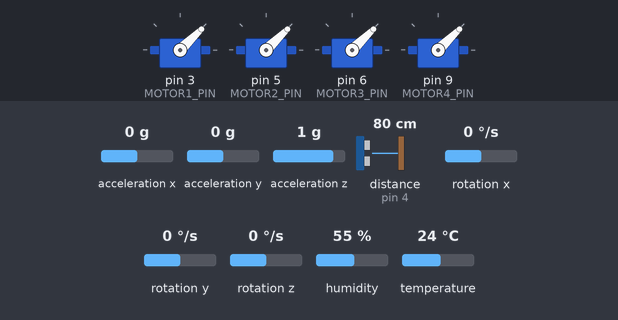
Bench run of a sketch on a simulated Arduino Uno, built with avr-gcc and run on an emulated ATmega328P. Parts: 4 × servo. Wiring (inferred from the names in the program): ultrasonic range finder: trigger pin 13; echo pin 4. The inputs (shaded band) are chosen by the test bench; at power-on: acceleration x 0 g, acceleration y 0 g, acceleration z 1 g, distance to the obstacle (sensor on pin 4) 80 cm, rotation x 0 °/s, rotation y 0 °/s, rotation z 0 °/s, humidity 55 %, temperature 24 °C. The echo pulse lasts 58.3 µs per cm; what the sketch prints to the serial monitor is not drawn.

Above: at 5.2 s.
5.3 s: acceleration x set to -1.4 g
At 6.5 s:
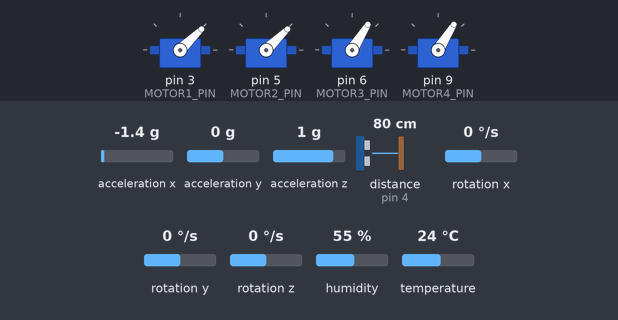
6.8 s: acceleration y set to -0.2 g
At 7.4 s:
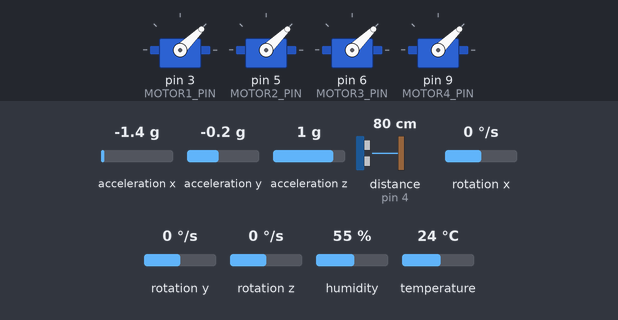
9.0 s: acceleration y set to -0.5 g
Timing chart, 0 to 12.0 s (numbered marks = the images above; inputs shaded):
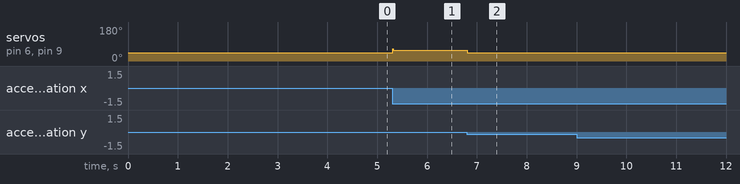

Measured:
- after the input at 5.3 s, servo on pin 6 (MOTOR3_PIN), servo on pin 9 (MOTOR4_PIN): 44° → 58° at once
- after the input at 6.8 s, servo on pin 6 (MOTOR3_PIN), servo on pin 9 (MOTOR4_PIN): 58° → 44° at once
- after the input at 9.0 s, every drawn part: stays the same

The sketch:

dron_kontrolu.ino
```cpp
#include <Wire.h>
#include <MPU6050.h>
#include <Servo.h>
#include <DHT.h>

// ====================
// PIN TƏYİNATLARı
// ====================

// Motor PWM Pinləri
#define MOTOR1_PIN 3   // Front-Left
#define MOTOR2_PIN 5   // Front-Right
#define MOTOR3_PIN 6   // Back-Left
#define MOTOR4_PIN 9   // Back-Right

// RC Qəbuledicisi Pinləri
#define CH1_PIN 8      // Gas (Throttle)
#define CH2_PIN 7      // Sağa-Sola (Yaw)
#define CH3_PIN 12     // İrəli-Geri (Pitch)
#define CH4_PIN 11     // Yuxarı-Aşağı (Roll)

// Sensorlar
#define DHTPIN 2       // İstilik/Rütubət Sensoru
#define DHTTYPE DHT22
#define ULTRASONIC_TRIG 13
#define ULTRASONIC_ECHO 4

// ====================
// OBYEKTLƏRİN YARADILMASI
// ====================

Servo motor1, motor2, motor3, motor4;
MPU6050 mpu;
DHT dht(DHTPIN, DHTTYPE);

// ====================
// DEĞİŞKƏNLƏR
// ====================

// RC Qəbuledicisi Dəyərləri
volatile unsigned long ch1_start, ch2_start, ch3_start, ch4_start;
volatile int ch1_value = 1000; // Gas
volatile int ch2_value = 1500; // Sağa-Sola
volatile int ch3_value = 1500; // İrəli-Geri
volatile int ch4_value = 1500; // Yuxarı-Aşağı

// MPU6050 Dəyərləri
int16_t accelX, accelY, accelZ;
int16_t gyroX, gyroY, gyroZ;
float angleX = 0, angleY = 0, angleZ = 0;

// Hündürlük Sensorunun Dəyərləri
float distance = 0;
unsigned long pulse_time;

// İstilik/Rütubət Sensorunun Dəyərləri
float temperature = 0;
float humidity = 0;

// Motor Hızları
int motor1_speed = 1000;
int motor2_speed = 1000;
int motor3_speed = 1000;
int motor4_speed = 1000;

// Zaman
unsigned long last_time = 0;
unsigned long current_time = 0;

// ====================
// PID Kontrolü
// ====================

struct PID {
  float kp, ki, kd;
  float error, prev_error;
  float integral;
  float output;
};

PID pid_x = {1.5, 0.1, 0.8, 0, 0, 0, 0};   // Roll (X oxu)
PID pid_y = {1.5, 0.1, 0.8, 0, 0, 0, 0};   // Pitch (Y oxu)
PID pid_z = {2.0, 0.2, 0.5, 0, 0, 0, 0};   // Yaw (Z oxu)

// ====================
// SETUP FUNKSİYASI
// ====================

void setup() {
  Serial.begin(115200);
  Wire.begin();

  // Motorları başlat
  motor1.attach(MOTOR1_PIN);
  motor2.attach(MOTOR2_PIN);
  motor3.attach(MOTOR3_PIN);
  motor4.attach(MOTOR4_PIN);

  // Motorları ARM etmə (ESC kalibrasyonu)
  armMotors();

  // MPU6050 başlat
  mpu.initialize();
  if (!mpu.testConnection()) {
    Serial.println("MPU6050 bağlanmadı!");
    while (1);
  }

  // DHT başlat
  dht.begin();

  // Ultrasonic sensor pinləri
  pinMode(ULTRASONIC_TRIG, OUTPUT);
  pinMode(ULTRASONIC_ECHO, INPUT);

  // RC Qəbuledicisi Interrupts
  attachInterrupt(digitalPinToInterrupt(CH1_PIN), readCH1, CHANGE);
  attachInterrupt(digitalPinToInterrupt(CH2_PIN), readCH2, CHANGE);
  attachInterrupt(digitalPinToInterrupt(CH3_PIN), readCH3, CHANGE);
  attachInterrupt(digitalPinToInterrupt(CH4_PIN), readCH4, CHANGE);

  Serial.println("Dron başladı!");
  delay(2000);
}

// ====================
// MOTOR ARM ETMƏ
// ====================

void armMotors() {
  motor1.writeMicroseconds(1000);
  motor2.writeMicroseconds(1000);
  motor3.writeMicroseconds(1000);
  motor4.writeMicroseconds(1000);
  delay(2000);
  Serial.println("Motorlar hazırlandı!");
}

// ====================
// RC QƏBULEDICISI INTERRUPT FUNKSİYALARI
// ====================

void readCH1() {
  if (digitalRead(CH1_PIN) == HIGH) {
    ch1_start = micros();
  } else {
    ch1_value = micros() - ch1_start;
  }
}

void readCH2() {
  if (digitalRead(CH2_PIN) == HIGH) {
    ch2_start = micros();
  } else {
    ch2_value = micros() - ch2_start;
  }
}

void readCH3() {
  if (digitalRead(CH3_PIN) == HIGH) {
    ch3_start = micros();
  } else {
    ch3_value = micros() - ch3_start;
  }
}

void readCH4() {
  if (digitalRead(CH4_PIN) == HIGH) {
    ch4_start = micros();
  } else {
    ch4_value = micros() - ch4_start;
  }
}

// ====================
// SENSOR OXUTMASI
// ====================

void readSensors() {
  // MPU6050 oxut
  mpu.getAcceleration(&accelX, &accelY, &accelZ);
  mpu.getRotation(&gyroX, &gyroY, &gyroZ);

  // Açıları hesabla
  angleX = atan2(accelY, accelZ) * 180 / PI;
  angleY = atan2(-accelX, sqrt(accelY * accelY + accelZ * accelZ)) * 180 / PI;

  // Hündürlük oxut (Ultrasonic)
  measureDistance();

  // İstilik/Rütubət oxut
  temperature = dht.readTemperature();
  humidity = dht.readHumidity();
}

// ====================
// ULTRASONIC HÜNDÜRLÜK SENSORUꓤ
// ====================

void measureDistance() {
  // Trigger pulse göndər
  digitalWrite(ULTRASONIC_TRIG, LOW);
  delayMicroseconds(2);
  digitalWrite(ULTRASONIC_TRIG, HIGH);
  delayMicroseconds(10);
  digitalWrite(ULTRASONIC_TRIG, LOW);

  // Echo vaxtını oxut
  pulse_time = pulseIn(ULTRASONIC_ECHO, HIGH, 30000);
  distance = pulse_time * 0.034 / 2;  // sm-də
}

// ====================
// PID KONTROLÜ HESABLA
// ====================

float calculatePID(PID &pid, float target, float current) {
  pid.error = target - current;
  pid.integral += pid.error;

  // İntegralı sınırla
  if (pid.integral > 100) pid.integral = 100;
  if (pid.integral < -100) pid.integral = -100;

  float derivative = pid.error - pid.prev_error;
  pid.prev_error = pid.error;

  pid.output = (pid.kp * pid.error) + (pid.ki * pid.integral) + (pid.kd * derivative);

  return pid.output;
}

// ====================
// MOTOR KONTROL
// ====================

void controlMotors() {
  // RC girdilərindən hədəf açıları al
  float target_roll = map(ch4_value, 1000, 2000, -45, 45);
  float target_pitch = map(ch3_value, 1000, 2000, -45, 45);
  float target_yaw_rate = map(ch2_value, 1000, 2000, -100, 100);

  // PID hesablamaları
  float pid_roll = calculatePID(pid_x, target_roll, angleX);
  float pid_pitch = calculatePID(pid_y, target_pitch, angleY);
  float pid_yaw = calculatePID(pid_z, target_yaw_rate, gyroZ / 131.0);

  // Baza hızı (gas)
  int throttle = ch1_value;

  // Motorlar üçün hızları hesabla (X-konfigurasi)
  motor1_speed = throttle + pid_roll + pid_pitch - pid_yaw;
  motor2_speed = throttle - pid_roll + pid_pitch + pid_yaw;
  motor3_speed = throttle + pid_roll - pid_pitch + pid_yaw;
  motor4_speed = throttle - pid_roll - pid_pitch - pid_yaw;

  // Hədləri tətbiq et (1000-2000 mikrosan)
  motor1_speed = constrain(motor1_speed, 1000, 2000);
  motor2_speed = constrain(motor2_speed, 1000, 2000);
  motor3_speed = constrain(motor3_speed, 1000, 2000);
  motor4_speed = constrain(motor4_speed, 1000, 2000);

  // Motorları idarə et
  motor1.writeMicroseconds(motor1_speed);
  motor2.writeMicroseconds(motor2_speed);
  motor3.writeMicroseconds(motor3_speed);
  motor4.writeMicroseconds(motor4_speed);
}

// ====================
// SERIYA MONİTOR ÇIXIŞI
// ====================

void printDebugInfo() {
  static unsigned long last_print = 0;
  if (millis() - last_print >= 500) {  // Hər 500ms çap et
    last_print = millis();

    Serial.print("Gas:");
    Serial.print(ch1_value);
    Serial.print(" | Sağa-Sola:");
    Serial.print(ch2_value);
    Serial.print(" | İrəli-Geri:");
    Serial.print(ch3_value);
    Serial.print(" | Yuxarı-Aşağı:");
    Serial.println(ch4_value);

    Serial.print("Açı X:");
    Serial.print(angleX, 2);
    Serial.print("° | Açı Y:");
    Serial.print(angleY, 2);
    Serial.println("°");

    Serial.print("Hündürlük:");
    Serial.print(distance, 2);
    Serial.print("sm | İstilik:");
    Serial.print(temperature, 1);
    Serial.print("°C | Rütubət:");
    Serial.print(humidity, 1);
    Serial.println("%");

    Serial.print("Motor1:");
    Serial.print(motor1_speed);
    Serial.print(" | Motor2:");
    Serial.print(motor2_speed);
    Serial.print(" | Motor3:");
    Serial.print(motor3_speed);
    Serial.print(" | Motor4:");
    Serial.println(motor4_speed);

    Serial.println("---");
  }
}

// ====================
// MAIN LOOP
// ====================

void loop() {
  current_time = millis();

  // Sensorları oxu
  readSensors();

  // Motorları kontrol et
  controlMotors();

  // Debug məlumatını çap et
  printDebugInfo();
}
```
